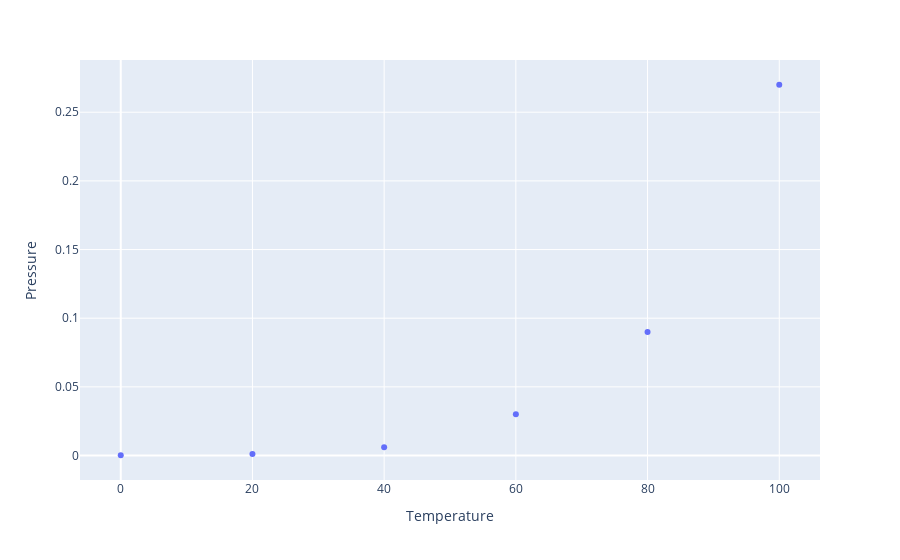

Here is the notebook cell this chart was saved with:
### Code cell
fig = ex.scatter(poly_df, x='Temperature', y='Pressure')
fig.show()

### Figure 1 — Plotly figure (JSON) as saved in the notebook; plotly's stock layout.template omitted (floating-point values rounded to 4 significant figures)
{"data": [{"hovertemplate": "Temperature=%{x}<br>Pressure=%{y}<extra></extra>", "legendgroup": "", "marker": {"color": "#636efa", "symbol": "circle"}, "mode": "markers", "name": "", "orientation": "v", "showlegend": false, "type": "scatter", "x": [0, 20, 40, 60, 80, 100], "xaxis": "x", "y": [0.0002, 0.0012, 0.006, 0.03, 0.09, 0.27], "yaxis": "y"}], "layout": {"legend": {"tracegroupgap": 0}, "margin": {"t": 60}, "xaxis": {"anchor": "y", "domain": [0, 1], "title": {"text": "Temperature"}}, "yaxis": {"anchor": "x", "domain": [0, 1], "title": {"text": "Pressure"}}}}
